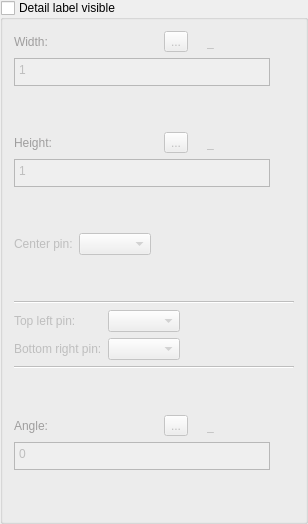
         <widget class="QGroupBox" name="groupBoxDetailLabel">
          <property name="enabled">
           <bool>true</bool>
          </property>
          <property name="title">
           <string>Detail label visible</string>
          </property>
          <property name="flat">
           <bool>true</bool>
          </property>
          <property name="checkable">
           <bool>true</bool>
          </property>
          <property name="checked">
           <bool>false</bool>
          </property>
          <layout class="QVBoxLayout" name="verticalLayout_8">
           <item>
            <layout class="QHBoxLayout" name="horizontalLayout_18">
             <item alignment="Qt::AlignLeft">
              <widget class="QLabel" name="labelEditDLWidth">
               <property name="sizePolicy">
                <sizepolicy hsizetype="Fixed" vsizetype="Preferred">
                 <horstretch>0</horstretch>
                 <verstretch>0</verstretch>
                </sizepolicy>
               </property>
               <property name="palette">
                <palette>
                 <active>
                  <colorrole role="WindowText">
                   <brush brushstyle="SolidPattern">
                    <color alpha="255">
                     <red>255</red>
                     <green>0</green>
                     <blue>0</blue>
                    </color>
                   </brush>
                  </colorrole>
                 </active>
                 <inactive>
                  <colorrole role="WindowText">
                   <brush brushstyle="SolidPattern">
                    <color alpha="255">
                     <red>255</red>
                     <green>0</green>
                     <blue>0</blue>
                    </color>
                   </brush>
                  </colorrole>
                 </inactive>
                 <disabled>
                  <colorrole role="WindowText">
                   <brush brushstyle="SolidPattern">
                    <color alpha="255">
                     <red>159</red>
                     <green>158</green>
                     <blue>158</blue>
                    </color>
                   </brush>
                  </colorrole>
                 </disabled>
                </palette>
               </property>
               <property name="text">
                <string>Width:</string>
               </property>
              </widget>
             </item>
             <item>
              <spacer name="horizontalSpacer_9">
               <property name="orientation">
                <enum>Qt::Horizontal</enum>
               </property>
               <property name="sizeHint" stdset="0">
                <size>
                 <width>40</width>
                 <height>20</height>
                </size>
               </property>
              </spacer>
             </item>
             <item alignment="Qt::AlignRight">
              <widget class="QToolButton" name="pushButtonDLWidth">
               <property name="toolTip">
                <string>Formula wizard</string>
               </property>
               <property name="text">
                <string notr="true">...</string>
               </property>
               <property name="icon">
                <iconset resource="../../../../vmisc/share/resources/icon.qrc">
                 <normaloff>:/icon/24x24/fx.png</normaloff>:/icon/24x24/fx.png</iconset>
               </property>
               <property name="iconSize">
                <size>
                 <width>24</width>
                 <height>24</height>
                </size>
               </property>
              </widget>
             </item>
             <item alignment="Qt::AlignRight">
              <widget class="QLabel" name="labelEqual_3">
               <property name="text">
                <string/>
               </property>
               <property name="pixmap">
                <pixmap resource="../../../../vmisc/share/resources/icon.qrc">:/icon/24x24/equal.png</pixmap>
               </property>
              </widget>
             </item>
             <item alignment="Qt::AlignRight">
              <widget class="QLabel" name="labelDLWidth">
               <property name="sizePolicy">
                <sizepolicy hsizetype="Fixed" vsizetype="Preferred">
                 <horstretch>0</horstretch>
                 <verstretch>0</verstretch>
                </sizepolicy>
               </property>
               <property name="minimumSize">
                <size>
                 <width>87</width>
                 <height>0</height>
                </size>
               </property>
               <property name="baseSize">
                <size>
                 <width>0</width>
                 <height>0</height>
                </size>
               </property>
               <property name="toolTip">
                <string>Value</string>
               </property>
               <property name="text">
                <string notr="true">_</string>
               </property>
              </widget>
             </item>
            </layout>
           </item>
           <item>
            <layout class="QHBoxLayout" name="horizontalLayout_19">
             <item>
              <widget class="QPlainTextEdit" name="lineEditDLWidthFormula">
               <property name="sizePolicy">
                <sizepolicy hsizetype="Expanding" vsizetype="Preferred">
                 <horstretch>0</horstretch>
                 <verstretch>0</verstretch>
                </sizepolicy>
               </property>
               <property name="maximumSize">
                <size>
                 <width>16777215</width>
                 <height>28</height>
                </size>
               </property>
               <property name="toolTip">
                <string>Calculation</string>
               </property>
               <property name="tabChangesFocus">
                <bool>true</bool>
               </property>
               <property name="plainText">
                <string notr="true">1</string>
               </property>
              </widget>
             </item>
             <item>
              <widget class="QPushButton" name="pushButtonShowDLWidth">
               <property name="maximumSize">
                <size>
                 <width>18</width>
                 <height>18</height>
                </size>
               </property>
               <property name="sizeIncrement">
                <size>
                 <width>0</width>
                 <height>0</height>
                </size>
               </property>
               <property name="toolTip">
                <string>&lt;html&gt;&lt;head/&gt;&lt;body&gt;&lt;p&gt;Show full calculation in message box&lt;/p&gt;&lt;/body&gt;&lt;/html&gt;</string>
               </property>
               <property name="text">
                <string notr="true"/>
               </property>
               <property name="icon">
                <iconset theme="go-down">
                 <normaloff>.</normaloff>.</iconset>
               </property>
               <property name="iconSize">
                <size>
                 <width>16</width>
                 <height>16</height>
                </size>
               </property>
               <property name="flat">
                <bool>true</bool>
               </property>
              </widget>
             </item>
            </layout>
           </item>
           <item>
            <spacer name="verticalSpacer_4">
             <property name="orientation">
              <enum>Qt::Vertical</enum>
             </property>
             <property name="sizeHint" stdset="0">
              <size>
               <width>20</width>
               <height>40</height>
              </size>
             </property>
            </spacer>
           </item>
           <item>
            <layout class="QHBoxLayout" name="horizontalLayout_20">
             <item alignment="Qt::AlignLeft">
              <widget class="QLabel" name="labelEditDLHeight">
               <property name="sizePolicy">
                <sizepolicy hsizetype="Fixed" vsizetype="Preferred">
                 <horstretch>0</horstretch>
                 <verstretch>0</verstretch>
                </sizepolicy>
               </property>
               <property name="palette">
                <palette>
                 <active>
                  <colorrole role="WindowText">
                   <brush brushstyle="SolidPattern">
                    <color alpha="255">
                     <red>255</red>
                     <green>0</green>
                     <blue>0</blue>
                    </color>
                   </brush>
                  </colorrole>
                 </active>
                 <inactive>
                  <colorrole role="WindowText">
                   <brush brushstyle="SolidPattern">
                    <color alpha="255">
                     <red>255</red>
                     <green>0</green>
                     <blue>0</blue>
                    </color>
                   </brush>
                  </colorrole>
                 </inactive>
                 <disabled>
                  <colorrole role="WindowText">
                   <brush brushstyle="SolidPattern">
                    <color alpha="255">
                     <red>159</red>
                     <green>158</green>
                     <blue>158</blue>
                    </color>
                   </brush>
                  </colorrole>
                 </disabled>
                </palette>
               </property>
               <property name="text">
                <string>Height:</string>
               </property>
              </widget>
             </item>
             <item>
              <spacer name="horizontalSpacer_10">
               <property name="orientation">
                <enum>Qt::Horizontal</enum>
               </property>
               <property name="sizeHint" stdset="0">
                <size>
                 <width>40</width>
                 <height>20</height>
                </size>
               </property>
              </spacer>
             </item>
             <item alignment="Qt::AlignRight">
              <widget class="QToolButton" name="pushButtonDLHeight">
               <property name="toolTip">
                <string>Formula wizard</string>
               </property>
               <property name="text">
                <string notr="true">...</string>
               </property>
               <property name="icon">
                <iconset resource="../../../../vmisc/share/resources/icon.qrc">
                 <normaloff>:/icon/24x24/fx.png</normaloff>:/icon/24x24/fx.png</iconset>
               </property>
               <property name="iconSize">
                <size>
                 <width>24</width>
                 <height>24</height>
                </size>
               </property>
              </widget>
             </item>
             <item alignment="Qt::AlignRight">
              <widget class="QLabel" name="labelEqual_4">
               <property name="text">
                <string/>
               </property>
               <property name="pixmap">
                <pixmap resource="../../../../vmisc/share/resources/icon.qrc">:/icon/24x24/equal.png</pixmap>
               </property>
              </widget>
             </item>
             <item alignment="Qt::AlignRight">
              <widget class="QLabel" name="labelDLHeight">
               <property name="sizePolicy">
                <sizepolicy hsizetype="Fixed" vsizetype="Preferred">
                 <horstretch>0</horstretch>
                 <verstretch>0</verstretch>
                </sizepolicy>
               </property>
               <property name="minimumSize">
                <size>
                 <width>87</width>
                 <height>0</height>
                </size>
               </property>
               <property name="baseSize">
                <size>
                 <width>0</width>
                 <height>0</height>
                </size>
               </property>
               <property name="toolTip">
                <string>Value</string>
               </property>
               <property name="text">
                <string notr="true">_</string>
               </property>
              </widget>
             </item>
            </layout>
           </item>
           <item>
            <layout class="QHBoxLayout" name="horizontalLayout_21">
             <item>
              <widget class="QPlainTextEdit" name="lineEditDLHeightFormula">
               <property name="sizePolicy">
                <sizepolicy hsizetype="Expanding" vsizetype="Preferred">
                 <horstretch>0</horstretch>
                 <verstretch>0</verstretch>
                </sizepolicy>
               </property>
               <property name="maximumSize">
                <size>
                 <width>16777215</width>
                 <height>28</height>
                </size>
               </property>
               <property name="toolTip">
                <string>Calculation</string>
               </property>
               <property name="tabChangesFocus">
                <bool>true</bool>
               </property>
               <property name="plainText">
                <string notr="true">1</string>
               </property>
              </widget>
             </item>
             <item>
              <widget class="QPushButton" name="pushButtonShowDLHeight">
               <property name="maximumSize">
                <size>
                 <width>18</width>
                 <height>18</height>
                </size>
               </property>
               <property name="sizeIncrement">
                <size>
                 <width>0</width>
                 <height>0</height>
                </size>
               </property>
               <property name="toolTip">
                <string>&lt;html&gt;&lt;head/&gt;&lt;body&gt;&lt;p&gt;Show full calculation in message box&lt;/p&gt;&lt;/body&gt;&lt;/html&gt;</string>
               </property>
               <property name="text">
                <string notr="true"/>
               </property>
               <property name="icon">
                <iconset theme="go-down">
                 <normaloff>.</normaloff>.</iconset>
               </property>
               <property name="iconSize">
                <size>
                 <width>16</width>
                 <height>16</height>
                </size>
               </property>
               <property name="flat">
                <bool>true</bool>
               </property>
              </widget>
             </item>
            </layout>
           </item>
           <item>
            <spacer name="verticalSpacer_5">
             <property name="orientation">
              <enum>Qt::Vertical</enum>
             </property>
             <property name="sizeHint" stdset="0">
              <size>
               <width>20</width>
               <height>40</height>
              </size>
             </property>
            </spacer>
           </item>
           <item>
            <layout class="QFormLayout" name="formLayout_9">
             <property name="fieldGrowthPolicy">
              <enum>QFormLayout::ExpandingFieldsGrow</enum>
             </property>
             <item row="0" column="0">
              <widget class="QLabel" name="labelDLCenter">
               <property name="text">
                <string>Center pin:</string>
               </property>
              </widget>
             </item>
             <item row="0" column="1">
              <widget class="QComboBox" name="comboBoxDLCenterPin"/>
             </item>
            </layout>
           </item>
           <item>
            <spacer name="verticalSpacer_10">
             <property name="orientation">
              <enum>Qt::Vertical</enum>
             </property>
             <property name="sizeHint" stdset="0">
              <size>
               <width>20</width>
               <height>40</height>
              </size>
             </property>
            </spacer>
           </item>
           <item>
            <widget class="Line" name="line_3">
             <property name="orientation">
              <enum>Qt::Horizontal</enum>
             </property>
            </widget>
           </item>
           <item>
            <layout class="QFormLayout" name="formLayout_4">
             <property name="fieldGrowthPolicy">
              <enum>QFormLayout::ExpandingFieldsGrow</enum>
             </property>
             <item row="0" column="0">
              <widget class="QLabel" name="labelDLTopLeftPin">
               <property name="text">
                <string>Top left pin:</string>
               </property>
              </widget>
             </item>
             <item row="0" column="1">
              <widget class="QComboBox" name="comboBoxDLTopLeftPin"/>
             </item>
             <item row="1" column="0">
              <widget class="QLabel" name="labelDLBottomRightPin">
               <property name="text">
                <string>Bottom right pin:</string>
               </property>
              </widget>
             </item>
             <item row="1" column="1">
              <widget class="QComboBox" name="comboBoxDLBottomRightPin"/>
             </item>
            </layout>
           </item>
           <item>
            <widget class="Line" name="line_4">
             <property name="orientation">
              <enum>Qt::Horizontal</enum>
             </property>
            </widget>
           </item>
           <item>
            <spacer name="verticalSpacer_11">
             <property name="orientation">
              <enum>Qt::Vertical</enum>
             </property>
             <property name="sizeHint" stdset="0">
              <size>
               <width>20</width>
               <height>40</height>
              </size>
             </property>
            </spacer>
           </item>
           <item>
            <layout class="QHBoxLayout" name="horizontalLayout_22">
             <item alignment="Qt::AlignLeft">
              <widget class="QLabel" name="labelEditDLAngle">
               <property name="sizePolicy">
                <sizepolicy hsizetype="Fixed" vsizetype="Preferred">
                 <horstretch>0</horstretch>
                 <verstretch>0</verstretch>
                </sizepolicy>
               </property>
               <property name="palette">
                <palette>
                 <active>
                  <colorrole role="WindowText">
                   <brush brushstyle="SolidPattern">
                    <color alpha="255">
                     <red>255</red>
                     <green>0</green>
                     <blue>0</blue>
                    </color>
                   </brush>
                  </colorrole>
                 </active>
                 <inactive>
                  <colorrole role="WindowText">
                   <brush brushstyle="SolidPattern">
                    <color alpha="255">
                     <red>255</red>
                     <green>0</green>
                     <blue>0</blue>
                    </color>
                   </brush>
                  </colorrole>
                 </inactive>
                 <disabled>
                  <colorrole role="WindowText">
                   <brush brushstyle="SolidPattern">
                    <color alpha="255">
                     <red>159</red>
                     <green>158</green>
                     <blue>158</blue>
                    </color>
                   </brush>
                  </colorrole>
                 </disabled>
                </palette>
               </property>
               <property name="text">
                <string>Angle:</string>
               </property>
              </widget>
             </item>
             <item>
              <spacer name="horizontalSpacer_11">
               <property name="orientation">
                <enum>Qt::Horizontal</enum>
               </property>
               <property name="sizeHint" stdset="0">
                <size>
                 <width>40</width>
                 <height>20</height>
                </size>
               </property>
              </spacer>
             </item>
             <item alignment="Qt::AlignRight">
              <widget class="QToolButton" name="pushButtonDLAngle">
               <property name="toolTip">
                <string>Formula wizard</string>
               </property>
               <property name="text">
                <string notr="true">...</string>
               </property>
               <property name="icon">
                <iconset resource="../../../../vmisc/share/resources/icon.qrc">
                 <normaloff>:/icon/24x24/fx.png</normaloff>:/icon/24x24/fx.png</iconset>
               </property>
               <property name="iconSize">
                <size>
                 <width>24</width>
                 <height>24</height>
                </size>
               </property>
              </widget>
             </item>
             <item alignment="Qt::AlignRight">
              <widget class="QLabel" name="labelEqual_5">
               <property name="text">
                <string/>
               </property>
               <property name="pixmap">
                <pixmap resource="../../../../vmisc/share/resources/icon.qrc">:/icon/24x24/equal.png</pixmap>
               </property>
              </widget>
             </item>
             <item alignment="Qt::AlignRight">
              <widget class="QLabel" name="labelDLAngle">
               <property name="sizePolicy">
                <sizepolicy hsizetype="Fixed" vsizetype="Preferred">
                 <horstretch>0</horstretch>
                 <verstretch>0</verstretch>
                </sizepolicy>
               </property>
               <property name="minimumSize">
                <size>
                 <width>87</width>
                 <height>0</height>
                </size>
               </property>
               <property name="baseSize">
                <size>
                 <width>0</width>
                 <height>0</height>
                </size>
               </property>
               <property name="toolTip">
                <string>Value</string>
               </property>
               <property name="text">
                <string notr="true">_</string>
               </property>
              </widget>
             </item>
            </layout>
           </item>
           <item>
            <layout class="QHBoxLayout" name="horizontalLayout_23">
             <item>
              <widget class="QPlainTextEdit" name="lineEditDLAngleFormula">
               <property name="sizePolicy">
                <sizepolicy hsizetype="Expanding" vsizetype="Preferred">
                 <horstretch>0</horstretch>
                 <verstretch>0</verstretch>
                </sizepolicy>
               </property>
               <property name="maximumSize">
                <size>
                 <width>16777215</width>
                 <height>28</height>
                </size>
               </property>
               <property name="toolTip">
                <string>Calculation</string>
               </property>
               <property name="tabChangesFocus">
                <bool>true</bool>
               </property>
               <property name="plainText">
                <string notr="true">0</string>
               </property>
              </widget>
             </item>
             <item>
              <widget class="QPushButton" name="pushButtonShowDLAngle">
               <property name="maximumSize">
                <size>
                 <width>18</width>
                 <height>18</height>
                </size>
               </property>
               <property name="sizeIncrement">
                <size>
                 <width>0</width>
                 <height>0</height>
                </size>
               </property>
               <property name="toolTip">
                <string>&lt;html&gt;&lt;head/&gt;&lt;body&gt;&lt;p&gt;Show full calculation in message box&lt;/p&gt;&lt;/body&gt;&lt;/html&gt;</string>
               </property>
               <property name="text">
                <string notr="true"/>
               </property>
               <property name="icon">
                <iconset theme="go-down">
                 <normaloff>.</normaloff>.</iconset>
               </property>
               <property name="iconSize">
                <size>
                 <width>16</width>
                 <height>16</height>
                </size>
               </property>
               <property name="flat">
                <bool>true</bool>
               </property>
              </widget>
             </item>
            </layout>
           </item>
           <item>
            <spacer name="verticalSpacer_8">
             <property name="orientation">
              <enum>Qt::Vertical</enum>
             </property>
             <property name="sizeHint" stdset="0">
              <size>
               <width>20</width>
               <height>40</height>
              </size>
             </property>
            </spacer>
           </item>
          </layout>
         </widget>
